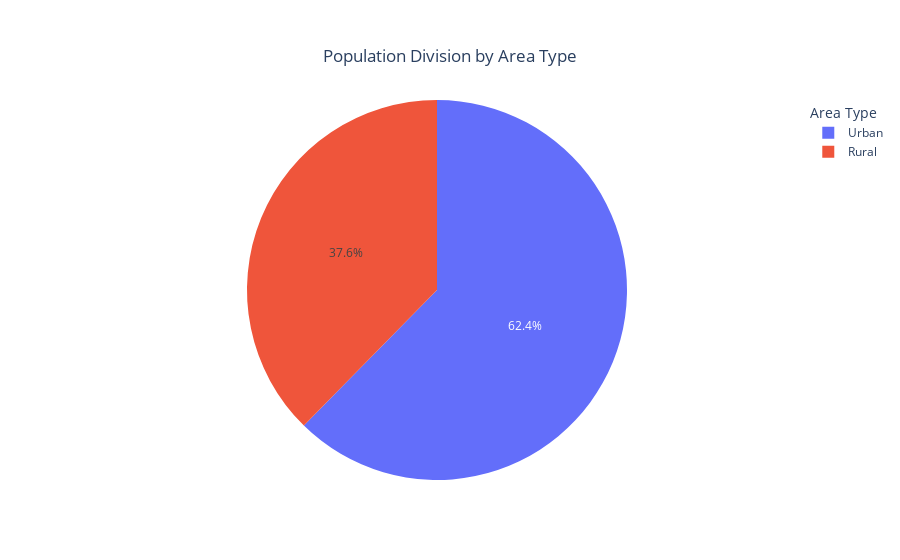

Notebook cell for this chart:
### Code cell
# Creating a pie chart to visualize the population division between urban and rural areas
# The chart displays the average population percentage for urban and rural areas across all countries
gender_ratio_fig = px.pie(
    area_type, 
    values='avg_pop_pct', 
    names='area_type', 
    title='Population Division by Area Type'
)

# Updating the labels for better clarity
gender_ratio_fig.update_traces(
    labels=['Urban', 'Rural'] 
)

# Customizing the layout of the pie chart for improved presentation
gender_ratio_fig.update_layout(
    title={
        'text': 'Population Division by Area Type',  # Title text
        'x': 0.5,  # Center align the title
        'xanchor': 'center',
        'yanchor': 'top'
    },
    legend_title='Area Type',
)

# Displaying the pie chart
gender_ratio_fig.show()

### Figure 1 — Plotly figure (JSON) as saved in the notebook; plotly's stock layout.template omitted (floating-point values rounded to 4 significant figures)
{"data": [{"domain": {"x": [0, 1], "y": [0, 1]}, "hovertemplate": "area_type=%{label}<br>avg_pop_pct=%{value}<extra></extra>", "labels": ["Urban", "Rural"], "legendgroup": "", "name": "", "showlegend": true, "type": "pie", "values": [62.36, 37.64]}], "layout": {"autosize": true, "legend": {"title": {"text": "Area Type"}, "tracegroupgap": 0}, "title": {"text": "Population Division by Area Type", "x": 0.5, "xanchor": "center", "yanchor": "top"}}}
